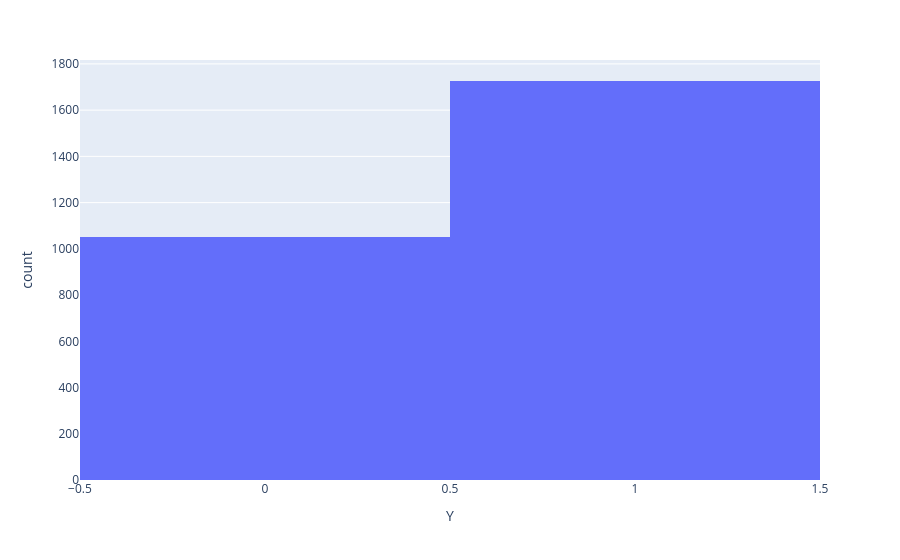

The cell this chart's notebook holds for it:
### Code cell
fig = px.histogram(g1m_g25, x="Y")                
fig.show()

### Figure 1 — Plotly figure (JSON) as saved in the notebook; plotly's stock layout.template omitted (floating-point values rounded to 4 significant figures; data arrays with more than 128 entries replaced by an {"elided": "..."} marker saying what was removed)
{"data": [{"bingroup": "x", "hovertemplate": "Y=%{x}<br>count=%{y}<extra></extra>", "legendgroup": "", "marker": {"color": "#636efa", "pattern": {"shape": ""}}, "name": "", "orientation": "v", "showlegend": false, "type": "histogram", "x": {"elided": "2777 int values"}, "xaxis": "x", "yaxis": "y"}], "layout": {"barmode": "relative", "legend": {"tracegroupgap": 0}, "margin": {"t": 60}, "xaxis": {"anchor": "y", "domain": [0, 1], "title": {"text": "Y"}}, "yaxis": {"anchor": "x", "domain": [0, 1], "title": {"text": "count"}}}}
